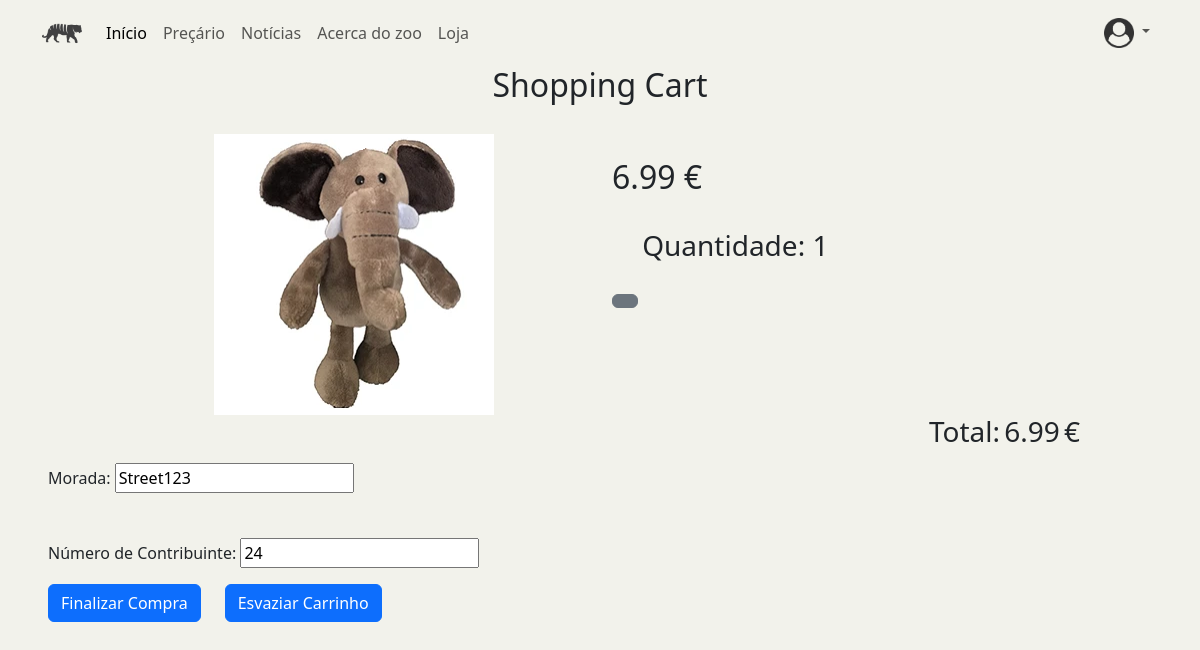
Before: /purchase (signed in) with the older database file.
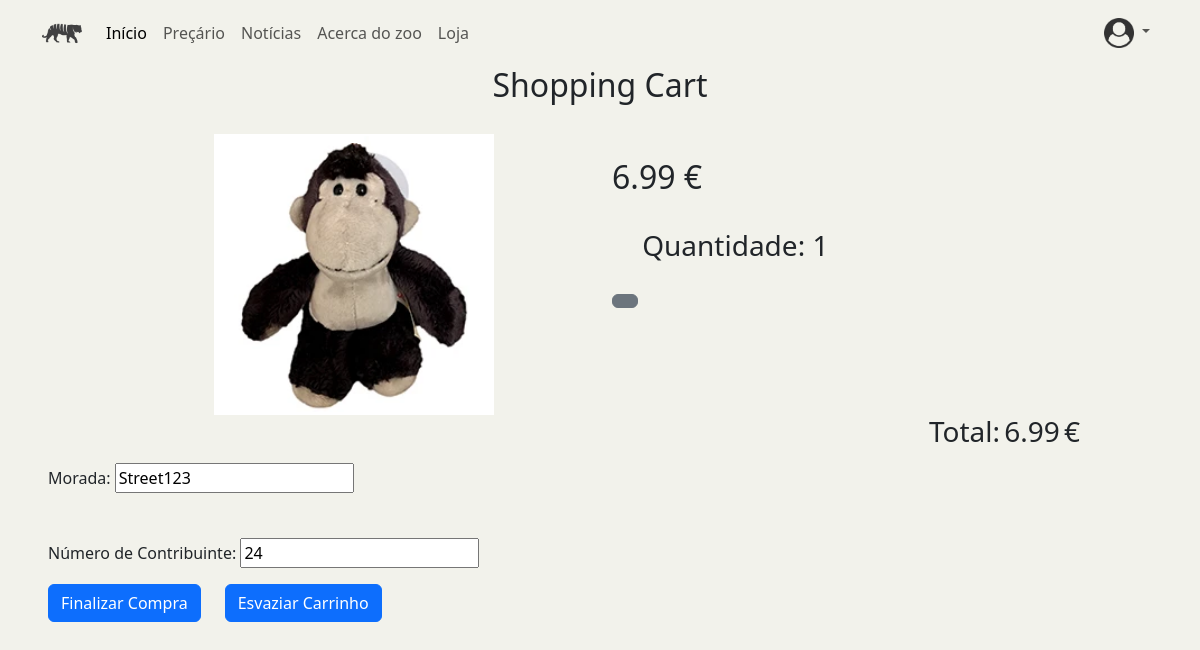
After: the same page with the newer database file.
### ZOO_App/models.py (models this page shows)
class ProdutoCarinhoCompras_pk(models.Model):
    class Meta:
        unique_together = (('produto', 'utilizador'),)
    produto = models.ForeignKey(Produto, on_delete=models.DO_NOTHING)
    utilizador = models.ForeignKey(Utilizador, on_delete=models.DO_NOTHING)
    quantidade = models.IntegerField(default = 0)

class Produto(models.Model):
    designacao = models.CharField(max_length=50)
    preco = models.FloatField()
    categoria = models.CharField(max_length=50)
    imagem = models.FileField(upload_to="Products", null=True)
    descricao = models.CharField(max_length=100)
    ativo = models.BooleanField(default=True)

### ZOO_App/views.py (the view)
# urls.py: path('purchase',views.render_purchase, name='purchase'),
def render_purchase(request):
    if request.user.is_authenticated:
        list = getProductsInCart(request)
        if len(list)>0:
            return render(request, 'ZOO_App/purchase.html', {'all':list})
        return render_shop(request)

### ZOO_App/views.py (called while the page is built)
def auxGetProductsInCart(utilizador):
    pcc_pk = ProdutoCarinhoCompras_pk.objects.filter(utilizador=utilizador)
    list=[]
    for item in pcc_pk:
        if item.produto.ativo==False:
            continue
        list.append(item)
    return list

def getProductsInCart(request):
    product_list = Produto.objects.all()
    utilizador = get_object_or_404(Utilizador, user_id=request.user.id)
    list = auxGetProductsInCart(utilizador)
    return list

### ZOO_App/templates/ZOO_App/purchase.html (shortened to what this page needs)
{%extends "./index.html"%}
{% load static %}
{%block head%}
<link rel="stylesheet" href="{%static 'css\stylePurchase.css' %}">
<link href='https://unpkg.com/boxicons@2.1.4/css/boxicons.min.css' rel='stylesheet'>
{%endblock%}
{%block conteudo%}
<div class="cartp">
    <h2 class="cart-titlep" style="text-align: center; margin-bottom: 30px;"> Shopping Cart</h2>
    <div class="cart-contentp" style="    width: 80%; margin-left: 10%; margin-right: 10%;">
        {%if all%}
            {% for item in all %}
            <div class="cart-boxp" style="margin-top: 30px;">
                    <div class="row">
                        <div class="col" >
                            <img src="{{ item.produto.imagem.url }}" alt="" style=" width: 60%; height: auto; margin-left: 20%; margin-right: 20%;" class="product-cart-imagep">
                        </div>
                        <div class="col">
                            <h2 class="product-cart-pricep mt-4">{{item.produto.preco}} €</h2>
                            <a href="{% url 'ZOO_App:takeProductFromCart' item.produto.id%}" class="btn btn-checkout d-inline-block">
                            </a>
                            <h3 class="product-quantityp d-inline-block mt-4">Quantidade: {{item.quantidade}}</h3>
                            <a href="{% url 'ZOO_App:sumProductToCart' item.produto.id%}" class="btn  btn-checkout d-inline-block ">
                            </a>
                            <br>
                            <a href="{% url 'ZOO_App:deleteProductFromCart' item.produto.id%}" class="btn btn-secondary btn-checkout mt-4">
                            </a>
                        </div>
                    </div>
            </div>
            {% endfor %}
        <div class="cart-totalp float-end">
            <h3 class="cart-total-titlep" style=" display:inline-block"> Total: </h3>
            <h3 class="cart-total-pricep" style=" display:inline-block"> </h3>
            <h3 class="cart-total-__" style=" display:inline-block"> €</h3>
        </div>
        {% endif %}
    </div>
    <br><br>
    <form action="{% url 'ZOO_App:finishPurchase'%}" class="ms-5" method="POST">
        {% if user.utilizador.morada %}
        <label for="address">Morada:</label>
        <input type="text" value="{{user.utilizador.morada}}">
        {% else %}
        <label for="address">Morada</label>
        <input type="text" value="">
        {% endif %}
        <br>
        {% if user.utilizador.numero_contribuinte %}
        <label for="cont" class="mt-5">Número de Contribuinte:</label>
        <input type="text" name="input_morada" value="{{user.utilizador.numero_contribuinte}}">
        {% else %}
        <label for="cont">Número de Contribuinte</label>
        <input type="text" name="input_morada" value="">
        {% endif %}
        <br>
        <div class="row mt-3 mb-3 w-100">
            <div class="col-auto">
                <input type="submit" class="btn btn-primary   justify-content-end" value="Finalizar Compra">
            </div>
            <div class="col-auto">
                <a href="{% url 'ZOO_App:emptyCart'%}" class="btn btn-primary btn-checkout">
                    Esvaziar Carrinho</a>
            </div>
        </div>
    </form>
</div>
{%endblock%}

Changed rows visible on the page:
removed ProdutoCarinhoCompras_pk: produto.preco "6.99", quantidade "1"
added ProdutoCarinhoCompras_pk: produto.preco "6.99", quantidade "1"
